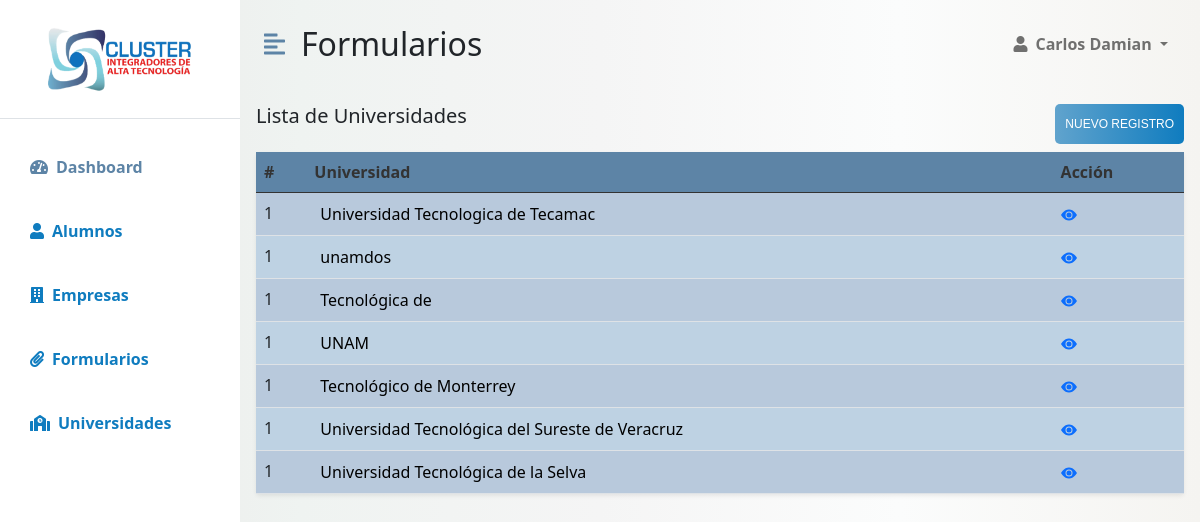
Screenshot of /admin/restaurado.php with the database file from the repository.
### tables this page shows
CREATE TABLE IF NOT EXISTS `universidades` (
  `id` int(11) NOT NULL AUTO_INCREMENT,
  `nombre_uni` varchar(300) NOT NULL,
  PRIMARY KEY (`id`)
);

### admin/restaurado.php (the view, shortened to what this page needs)
<?php
require_once "../conexion.php";
?>
<!DOCTYPE html>
<html lang="en">
<head>
    <link href="https://cdn.jsdelivr.net/npm/bootstrap@5.0.0-beta3/dist/css/bootstrap.min.css" rel="stylesheet" />
    <link rel="stylesheet" href="https://cdnjs.cloudflare.com/ajax/libs/font-awesome/5.15.3/css/all.min.css" />
    <link rel="stylesheet" href="../css/administrador/dash.css" />
    <link rel="stylesheet" href="../css/button.css">
    <link rel="stylesheet" href="../css/modal.css">
</head>
<body>
    <div class="d-flex" id="wrapper">
        <div class="bg-white" id="sidebar-wrapper">
            <div class="bg-white" id="sidebar-wrapper">
                <div class="sidebar-heading text-center py-4 primary-text fs-4 fw-bold text-uppercase border-bottom"><i><img width="150px" height="70px" src="logocluster.png" alt=""></i></div>
                <div class="list-group list-group-flush my-3">
                    <a href="panel.php" class="list-group-item list-group-item-action bg-transparent second-text active"><i class="fas fa-tachometer-alt me-2"></i>Dashboard</a>
                    <a href="alumnos.php" class="list-group-item list-group-item-action bg-transparent second-text fw-bold"><i class="fas fa-user me-2"></i>Alumnos</a>
                    <a href="empresas.php" class="list-group-item list-group-item-action bg-transparent second-text fw-bold"><i class="fas fa-building me-2"></i>Empresas</a>
                    <a href="formularios.php" class="list-group-item list-group-item-action bg-transparent second-text fw-bold"><i class="fas fa-paperclip me-2"></i>Formularios</a>
                    <a href="#" class="list-group-item list-group-item-action bg-transparent second-text fw-bold"><i class="fas fa-school me-2"></i>Universidades</a>
                </div>
            </div>
        </div>
        <div id="page-content-wrapper">
            <nav class="navbar navbar-expand-lg navbar-light bg-transparent py-4 px-4">
                <div class="d-flex align-items-center">
                    <i class="fas fa-align-left primary-text fs-4 me-3" id="menu-toggle"></i>
                    <h2 class="fs-2 m-0">Formularios</h2>
                </div>
                <div class="collapse navbar-collapse" id="navbarSupportedContent">
                    <ul class="navbar-nav ms-auto mb-2 mb-lg-0">
                        <li class="nav-item dropdown">
                            <a class="nav-link dropdown-toggle second-text fw-bold" href="#" id="navbarDropdown" role="button" data-bs-toggle="dropdown" aria-expanded="false">
                                <i class="fas fa-user me-2"></i>Carlos Damian
                            </a>
                        </li>
                    </ul>
                </div>
            </nav>
            <div class="d-block ">
                <div class="my-2 px-3 w-100">
                    <div class="d-flex justify-content-between py-2">
                        <h3 class="fs-5 mb-3">Lista de Universidades</h3>
                        <div class="cls-button-add-modal">
                            <div class="cls1-button-add-modal"></div>
                            <button type="button" class="button-add-modal" data-bs-toggle="modal" data-bs-target="#exampleModal" data-bs-whatever="@getbootstrap">Nuevo Registro</button>
                        </div>
                    </div>
                    <div class="col">
                        <table class="table bg-white rounded shadow-sm  table-hover">
                            <thead>
                                <tr>
                                    <th scope="col">#</th>
                                    <th scope="col">Universidad</th>
                                    <th scope="col">Acción</th>
                                </tr>
                            </thead>
                            <tbody>
                                <?php
                                $sql = "SELECT * FROM universidades ORDER BY id DESC";
                                $result = mysqli_query($conn, $sql);
                                if ($result && mysqli_num_rows($result) > 0) {
                                    $contador = 1;
                                    while ($fila = $result->fetch_assoc()) {
                                ?>
                                        <tr>
                                            <?php
                                            echo "<td>" . $contador . "</td>";
                                            echo "<td><button>" . $fila["nombre_uni"] . "</button></td>";
                                            ?>
                                            <td>
                                                <label for="modal-toggle-uni<?php echo $fila['id'] ?>" class="modaloption text-primary">
                                                    <svg xmlns='http://www.w3.org/2000/svg' width='16' height='16' fill='currentColor' class='bi bi-eye-fill' viewBox='0 0 16 16'>
                                                        <path d='M10.5 8a2.5 2.5 0 1 1-5 0 2.5 2.5 0 0 1 5 0' />
                                                        <path d='M0 8s3-5.5 8-5.5S16 8 16 8s-3 5.5-8 5.5S0 8 0 8m8 3.5a3.5 3.5 0 1 0 0-7 3.5 3.5 0 0 0 0 7'' />
                                                    </svg>
                                                        </label>
                                            </td>
                                        </tr>
                                <?php
                                    }
                                }
                                ?>
                            </tbody>
                        </table>
                    </div>
                </div>
            </div>
        </div>
    </div>
</body>

### css/administrador/dash.css (style rules this page uses)
:root { --main-bg-color: #9d0000; --main-text-color: #5D84A6; --second-text-color: #0F7CBF; --second-bg-color: #e7e6ec; }
.primary-text { color: var(--main-text-color); }
.second-text { color: var(--second-text-color); }
#wrapper { overflow-x: hidden; background-image: linear-gradient( to right, #eae8e7, #eff3f1, #f5f5f5, #fbfcfc, #f5f4f1 ); }
#sidebar-wrapper { min-height: 100vh; margin-left: -15rem; -webkit-transition: margin 0.25s ease-out; -moz-transition: margin 0.25s ease-out; -o-transition: margin 0.25s ease-out; transition: margin 0.25s ease-out; }
#sidebar-wrapper .sidebar-heading { padding: 0.875rem 1.25rem; font-size: 1.2rem; }
#sidebar-wrapper .list-group { width: 15rem; }
#page-content-wrapper { min-width: 100vw; }
#menu-toggle { cursor: pointer; }
.list-group-item { border: none; padding: 20px 30px; }
.list-group-item.active { background-color: transparent; color: var(--main-text-color); font-weight: bold; border: none; }
@media (min-width: 768px) { #sidebar-wrapper { margin-left: 0; } }
@media (min-width: 768px) { #page-content-wrapper { min-width: 0; width: 100%; } }
.table th { background-color: #5D84A6; color: #333; cursor: pointer; }
.table tbody tr:nth-child(odd) { background-color: #b8c9dc; }
.table tbody tr:nth-child(even) { background-color: #bed2e3; cursor: pointer; }

### css/button.css (style rules this page uses)
button { outline: none !important; border: none; background: transparent; }
.cls-button-add-modal { display: block; position: relative; z-index: 1; border-radius: 5px; overflow: hidden; }
.cls1-button-add-modal { position: absolute; z-index: -1; width: 300%; height: 100%; background: #f4974b; background: -webkit-linear-gradient(right, #108bd7, #0F7CBF, #60a3cd, #0F7CBF); background: -o-linear-gradient(right, #c5c6c7, #969297, #cccccd, #c2bdc4); background: -moz-linear-gradient(right, #a5aaab, #cdcace, #abadad, #7c7c7d); background: linear-gradient(right, #d6dcdc, #dbd8dc, #aeb0b0, #cbc9cb); top: 0; left: -100%; -webkit-transition: all 0.4s; -o-transition: all 0.4s; -moz-transition: all 0.4s; transition: all 0.4s; }
.button-add-modal { padding: 10px 10px; font-family: Arial, Helvetica, sans-serif; font-size: 12px; color: #fff; line-height: 1.2; text-transform: uppercase; display: -webkit-box; display: -webkit-flex; display: -moz-box; display: -ms-flexbox; display: flex; justify-content: center; align-items: center; width: 100%; height: 100%; }

### rows the page displays
universidades: nombre_uni "Universidad Tecnologica de Tecamac"
universidades: nombre_uni "unamdos"
universidades: nombre_uni "Tecnológica de"
universidades: nombre_uni "UNAM"
universidades: nombre_uni "Tecnológico de Monterrey"
universidades: nombre_uni "Universidad Tecnológica del Sureste de Veracruz"
universidades: nombre_uni "Universidad Tecnológica de la Selva"
